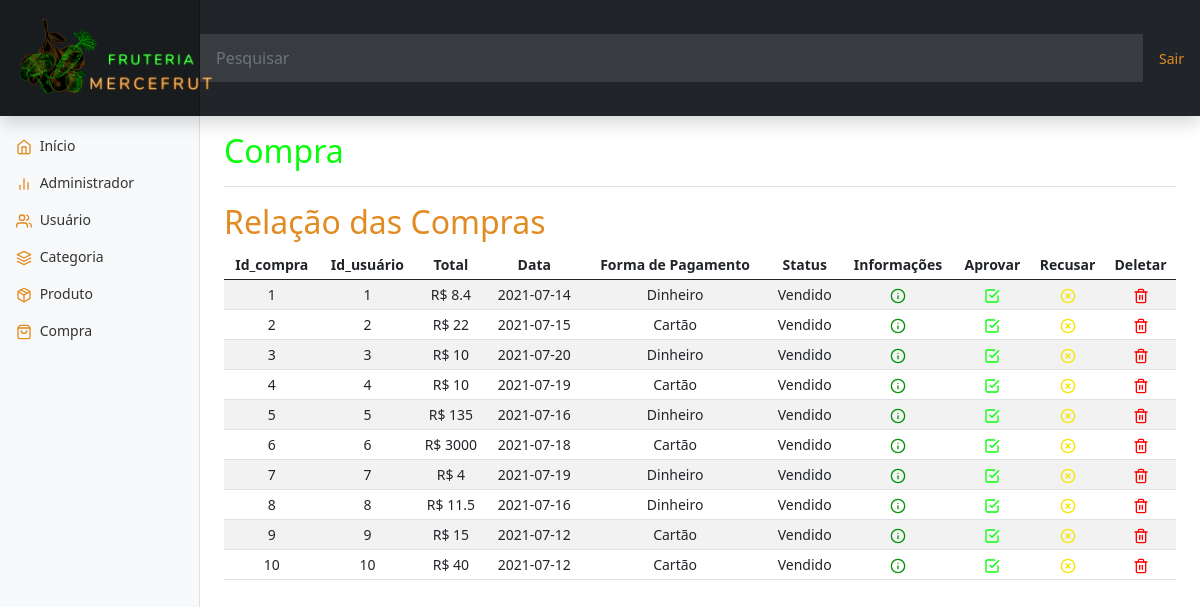
The page /DAW2021_Gabrielbisso/compra/listar.php (signed in) on the database its author committed.
### tables this page shows
CREATE TABLE `compra` (
  `id_compra` int(11) NOT NULL,
  `id_usuario` int(11) NOT NULL,
  `total` float NOT NULL,
  `data` date NOT NULL,
  `forma_pag` varchar(200) NOT NULL,
  `status` varchar(200) NOT NULL
);

### DAW2021_Gabrielbisso/class/CompraDAO.php (called while the page is built, shortened)
<?php
    include_once "Compra.php";
    class CompraDAO
    {
        public function __construct()
        {
            $this->conexao = new PDO("mysql:host=localhost;dbname=mercefrut", "root","");
        }
        public function listar(){
            $resultado = $this->conexao->prepare("SELECT * FROM compra");
            $resultado->execute();
            $arrayUsuario = array();
            while ($retorno = $resultado->fetch())
            {
                $objUsuario = new Compra();
                $objUsuario->setId_compra($retorno['id_compra']);
                $objUsuario->setId_usuario($retorno['id_usuario']);
                $objUsuario->setTotal($retorno['total']);
                $objUsuario->setData($retorno['data']);
                $objUsuario->setForma_pag($retorno['forma_pag']);
                $objUsuario->setStatus($retorno['status']);
                $arrayUsuario[] = $objUsuario;
            }
            return $arrayUsuario;
        }
    }
?>

### DAW2021_Gabrielbisso/class/Compra.php (called while the page is built)
<?php
    class Compra
    {
        private $id_compra;
        private $id_usuario;
        private $total;
        private $data;
        private $forma_pag;
        private $status;
        public function getId_compra(){
            return $this->id_compra;
        }
        public function setId_compra($valor){
            $this->id_compra = $valor;
        }
        public function getId_usuario(){
            return $this->id_usuario;
        }
        public function setId_usuario($valor){
            $this->id_usuario = $valor;
        }
        public function getTotal(){
            return $this->total;
        }
        public function setTotal($valor){
            $this->total = $valor;
        }
        public function getData(){
            return $this->data;
        }
        public function setData($valor){
            $this->data= $valor;
        }
        public function getForma_pag(){
            return $this->forma_pag;
        }
        public function setForma_pag($valor){
            $this->forma_pag= $valor;
        }
        public function getStatus(){
            return $this->status;
        }
        public function setStatus($valor){
            $this->status= $valor;
        }
    }
?>

### DAW2021_Gabrielbisso/compra/listar.php (the view, shortened to what this page needs)
<?php
    include_once ("../cabecalho.php");
    include_once("../class/Compra.php");
    include_once("../class/CompraDAO.php");
    $objCompraDAO = new CompraDAO();
    $retorno = $objCompraDAO->listar();
?>
<main class="col-md-9 ms-sm-auto col-lg-10 px-md-4">
    <div class="d-flex justify-content-between flex-wrap flex-md-nowrap align-items-center pt-3 pb-2 mb-3 border-bottom">
        <h1 class="h2" style='color: #08FD0C;'>Compra</h1>
    </div>
    <h2 style='color: #E18B22;'>Relação das Compras</h2>
    <div class="table-responsive">
        <table class="table table-striped table-sm">
            <thead>
                <tr style="text-align: center;">
                    <th scope="col">Id_compra</th>
                    <th scope="col">Id_usuário</th>
                    <th scope="col">Total</th>
                    <th scope="col">Data</th>
                    <th scope="col">Forma de Pagamento</th>
                    <th scope="col">Status</th>
                    <th scope="col">Informações</th>
                    <th scope="col">Aprovar</th>
                    <th scope="col">Recusar</th>
                    <th scope="col">Deletar</th>
                </tr>
            </thead>
            <tbody>
                <?php
                    foreach ($retorno as $linha){
                ?>
                    <tr style="text-align: center;">
                        <td><?=$linha->getId_compra();?></td>
                        <td><?=$linha->getId_usuario();?></td>
                        <td>R$ <?=$linha->getTotal();?></td>
                        <td><?=$linha->getData();?></td>
                        <td><?=$linha->getForma_pag();?></td>
                        <td><?=$linha->getStatus();?></td>
                        <td><a href="detalhe.php?id=<?=$linha->getId_compra();?>"><span data-feather="info" style='color: #009405;'>Informações</span></a></td>
                        <td><a href="aprovar.php?id=<?=$linha->getId_compra();?>"><span data-feather="check-square" style='color: #08FD0C;'>Aprovar</span></a></td>
                        <td><a href="recusar.php?id=<?=$linha->getId_compra();?>"><span data-feather="x-circle" style="color:#F5E600">Recusar</span></a></td>
                        <td><a href="deletar.php?id=<?=$linha->getId_compra();?>"><span data-feather="trash-2" style="color:red">Recusar</span></a></td>
                    </tr>
                <?php
                    }
                ?>
            </tbody>
        </table>
    </div>
</main>
<?php
    include_once ("../rodape.php");
?>

### DAW2021_Gabrielbisso/dadostemplate/dashboard.css (style rules this page uses)
body { font-size: .875rem; }
.feather { width: 16px; height: 16px; vertical-align: text-bottom; }

### rows shown on the page
compra: id_compra "1", id_usuario "1", total "8.4", data "2021-07-14", forma_pag "Dinheiro", status "Vendido"
compra: id_compra "2", id_usuario "2", total "22", data "2021-07-15", forma_pag "Cartão", status "Vendido"
compra: id_compra "3", id_usuario "3", total "10", data "2021-07-20", forma_pag "Dinheiro", status "Vendido"
compra: id_compra "4", id_usuario "4", total "10", data "2021-07-19", forma_pag "Cartão", status "Vendido"
compra: id_compra "5", id_usuario "5", total "135", data "2021-07-16", forma_pag "Dinheiro", status "Vendido"
compra: id_compra "6", id_usuario "6", total "3000", data "2021-07-18", forma_pag "Cartão", status "Vendido"
compra: id_compra "7", id_usuario "7", total "4", data "2021-07-19", forma_pag "Dinheiro", status "Vendido"
compra: id_compra "8", id_usuario "8", total "11.5", data "2021-07-16", forma_pag "Dinheiro", status "Vendido"
compra: id_compra "9", id_usuario "9", total "15", data "2021-07-12", forma_pag "Cartão", status "Vendido"
compra: id_compra "10", id_usuario "10", total "40", data "2021-07-12", forma_pag "Cartão", status "Vendido"
